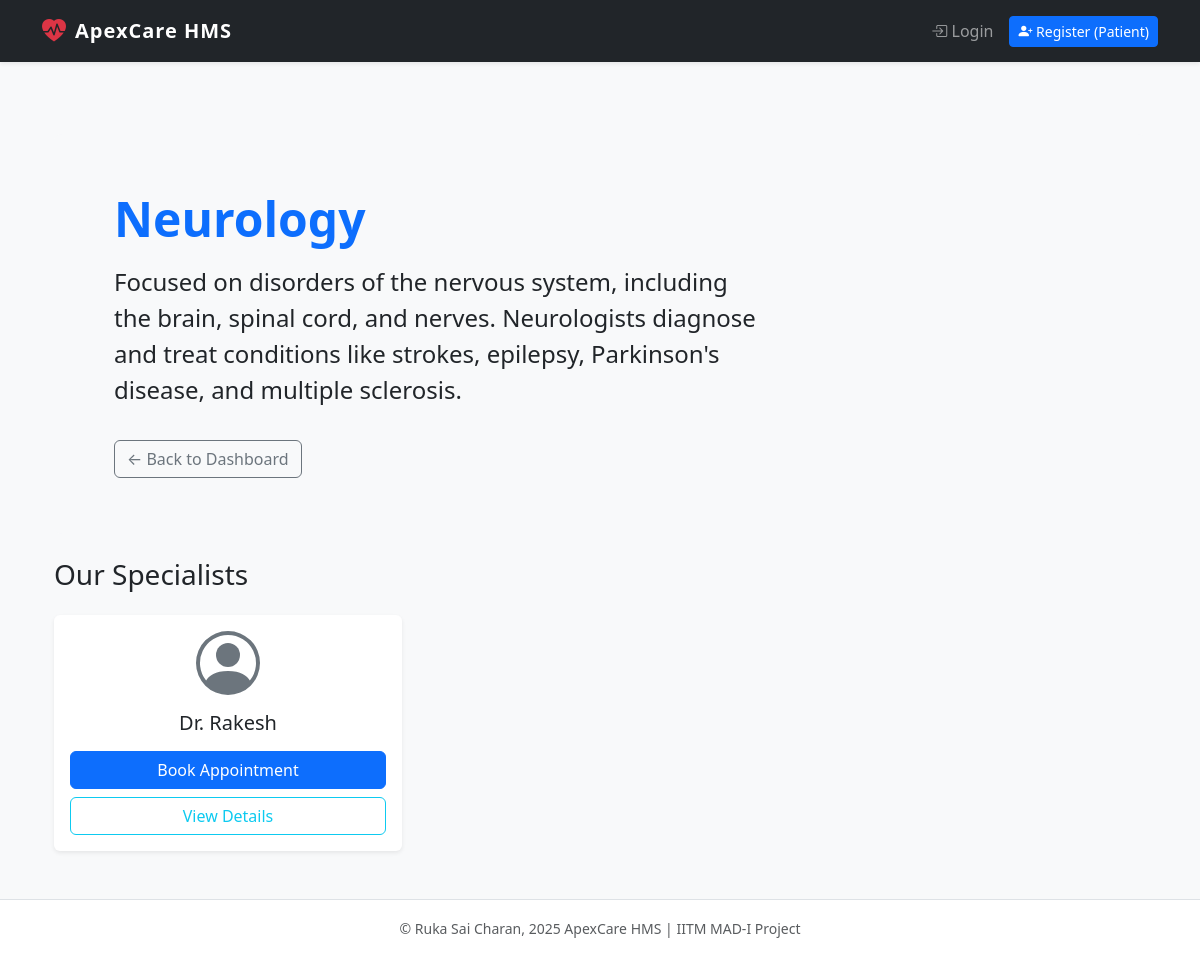
The app's page /departments/neurology with its own data.
### models.py (models this page shows)
class Department(db.Model):
    id = db.Column(db.Integer, primary_key=True)
    name = db.Column(db.String(100), unique=True, nullable=False)
    details = db.Column(db.String(100), default="")

class Doctor(db.Model):
    id = db.Column(db.Integer, primary_key=True)
    user_id = db.Column(db.Integer, db.ForeignKey('user.id'), nullable=False)
    department_id = db.Column(db.Integer, db.ForeignKey('department.id'), nullable=False)
    name = db.Column(db.String(100), nullable=False)
    dob = db.Column(db.DateTime, nullable=False)
    experience = db.Column(db.Integer, nullable=False)
    specialization = db.Column(db.String(100), nullable=False)
    qualifications = db.Column(db.String(100), nullable=True)
    availability = db.Column(db.String(200), default='{}')

### app.py (the view)
@app.route('/departments/<string:department_name>')
def department_details(department_name):
    dept = Department.query.filter_by(name=department_name).first_or_404()
    doctors = Doctor.query.filter_by(department_id=dept.id).all()
    return render_template('department_details.html', department=dept, doctors=doctors)

### templates/department_details.html (shortened to what this page needs)
{% extends "base.html" %}
{% block content %}
<div class="container py-5">
    <div class="p-5 mb-4 bg-light rounded-3">
        <div class="container-fluid py-2">
            <h1 class="display-5 fw-bold text-primary">{{ department.name | capitalize }}</h1>
            <p class="col-md-8 fs-4 mt-3">
                {{ department.details or "Dedicated to providing top-tier medical care in this specialization." }}
            </p>
            <a href="{{ url_for('patient_dashboard') }}" class="btn btn-outline-secondary mt-3">&larr; Back to Dashboard</a>
        </div>
    </div>
    <h3 class="mb-4">Our Specialists</h3>
    {% if not doctors %}
        <div class="alert alert-info">No doctors are currently listed for this department.</div>
    {% else %}
        <div class="row row-cols-1 row-cols-md-3 g-4">
            {% for doctor in doctors %}
            <div class="col">
                <div class="card h-100 shadow-sm border-0">
                    <div class="card-body text-center">
                        <div class="mb-3">
                        </div>
                        <h5 class="card-title">Dr. {{ doctor.name }}</h5>
                        <div class="d-grid gap-2">
                            <a href="{{ url_for('book_appointment', doctor_id=doctor.id) }}" class="btn btn-primary">Book Appointment</a>
                            <a href="{{ url_for('doctor_public_profile', doctor_id=doctor.id) }}" class="btn btn-outline-info">View Details</a>
                        </div>
                    </div>
                </div>
            </div>
            {% endfor %}
        </div>
    {% endif %}
</div>
{% endblock %}

### records on screen
Department: name "Neurology", details "Focused on disorders of the nervous system, including the brain, spinal cord, and nerves. Neurologists diagnose and treat conditions like strokes, epilepsy, Parkinson's disease, and multiple sclerosis."
Doctor: name "Rakesh"
